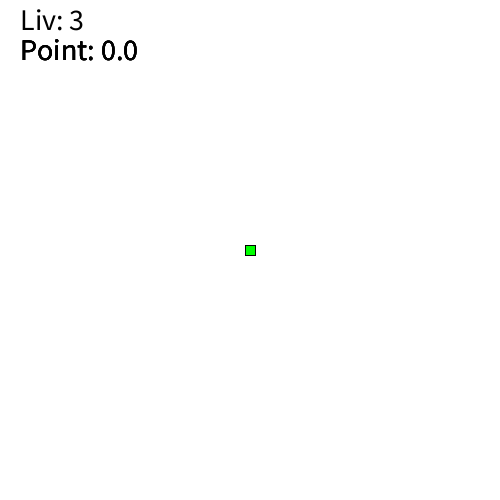
Frame 1 (no input)
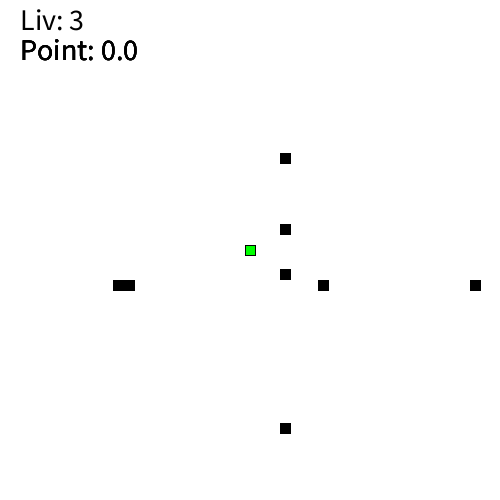
Frame 60 (the mouse pressed at the canvas centre just before this capture)
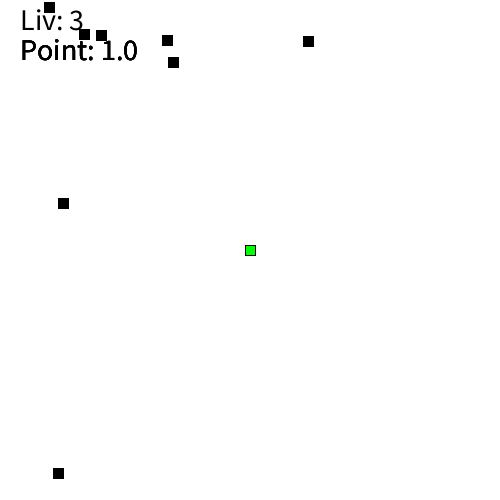
Frame 120 (the mouse held since frame 60 and released just before this capture)

The Processing sketch that drew these frames (run headless with seeded random() and noise(); from frame 60 on, the mouse is pressed at the canvas centre):

// Processing sketch: processing_121250
// ── processing_121250.pde

Meteor myMeteor;
Meteor myMeteor2;
Meteor myMeteor3;
Meteor myMeteor4;
Skud mySkud;
Skud mySkud2;
Skud mySkud3;
Skud mySkud4;
Player myPlayer;
Liv myLiv;

void setup()
{
  size(500,500);
  myMeteor = new Meteor();
  myMeteor2 = new Meteor();
  myMeteor3 = new Meteor();
  myMeteor4 = new Meteor();
  mySkud = new Skud();
  mySkud2 = new Skud();
  mySkud3 = new Skud();
  mySkud4 = new Skud();
  myPlayer = new Player();
  myLiv = new Liv();
}

void draw()
{
  background(255);
  myMeteor.display();
  myMeteor.drive();
  myMeteor2.display();
  myMeteor2.drive();
  myMeteor3.display();
  myMeteor3.drive();
  myMeteor4.display();
  myMeteor4.drive();
  mySkud.display();
  mySkud.drive();
  mySkud2.display();
  mySkud2.drive();
  mySkud3.display();
  mySkud3.drive();
  mySkud4.display();
  mySkud4.drive();
  myPlayer.display();
  myPlayer.drive();
  myLiv.display();


}
class Liv
{
  int Liv;
  float c;
  
  
  Liv()
  {
   Liv = 3; 
   c = color(0); 
    
  }
  
  void display()
  {
  fill(0);
  textSize(30);
  text("Liv: "+Liv,20,30);
  }
  
}
class Meteor
{
  color c;
  float xpos;
  float ypos;
  float laengde;
  float hoejde;
  float speed;
  float firkantStoerrelse;
  float ySpawn;
  float ySpawn2;
  float speed1;
  float speed2;
  float point;
  Meteor()
  {
   c = color(0); 
   xpos = random(0,width);
   ypos = random(-10,-100);
   firkantStoerrelse = 10;
   speed = 5;
   ySpawn = -10;
   ySpawn2 = -100;
   speed1 = 3;
   speed2 = 7;
   point = 0;
  } 
  void display()
  {
   rectMode(CENTER); 
   fill(c);
   rect(xpos,ypos,firkantStoerrelse,firkantStoerrelse); 
   textSize(30);
   text("Point: "+point,20,60);
  }
  void drive()
  {
   ypos = ypos + speed;
  if(ypos > height+5)
 {
  ypos = random(ySpawn,ySpawn2);
  xpos = random(0,width);
  speed = random(speed1,speed2);
  point++; 
 } 
  /*if(ypos > height)
  {
   point++;   
  }*/
 
 
  } 
}
class Player
{
  color c;
  float xpos;
  float ypos;
  float laengde;
  float hoejde;
  float speed;
  float firkantStoerrelse;
  
  Player()
  {
   c = color(0,255,0); 
   xpos = width/2;
   ypos = height/2;
   firkantStoerrelse = 10;
   speed = 10;
  } 
  
 void display()
  {
   rectMode(CENTER); 
   fill(c);
   rect(xpos,ypos,firkantStoerrelse,firkantStoerrelse); 
  }  
  
  void drive()
  {
   if (keyPressed)
   {
    if (keyCode == LEFT || key == LEFT)
    {
      xpos = xpos-speed;
    }
  }
  if (keyPressed)
  {
    if (keyCode == RIGHT || key == RIGHT)
    {
      xpos = xpos+speed;
    }
  }
  if (keyPressed)
  {
    if (keyCode == UP || key == UP)
    {
      ypos = ypos-speed;
    }
  }
  if (keyPressed)
  {
    if (keyCode == DOWN || key == DOWN)
    {
      ypos = ypos+speed;
    }
  } 
    if (xpos >= width)
    {
      xpos = 0+1;
    }
    if (xpos <= 0)
    {
      xpos = width-20;
    }
    if (ypos >= height)
    {
      ypos = 0+1;
    }
    if (ypos <= 0)
    {
      ypos = height-1;
    }
   
    
    
    
  
  }  
   
}
class Skud
{
  color c;
  float xpos;
  float ypos;
  float laengde;
  float hoejde;
  float speed;
  float firkantStoerrelse;
  float ySpawn;
  float ySpawn2;
  float speed1;
  float speed2;
  Skud()
  {
   c = color(0); 
   ypos = random(0,height);
   xpos = random(-10,-100);
   firkantStoerrelse = 10;
   speed = 5;
   ySpawn = -10;
   ySpawn2 = -100;
   speed1 = 3;
   speed2 = 7; 
  } 
  void display()
  {
   rectMode(CENTER); 
   fill(c);
    rect(xpos,ypos,firkantStoerrelse,firkantStoerrelse); 
  }
  void drive()
  {
   xpos = xpos + speed;
  if(xpos>width+5)
 {
  xpos = random(ySpawn,ySpawn2);
  ypos = random(0,height);
  speed = random(speed1,speed2);
 }  
  } 
}
